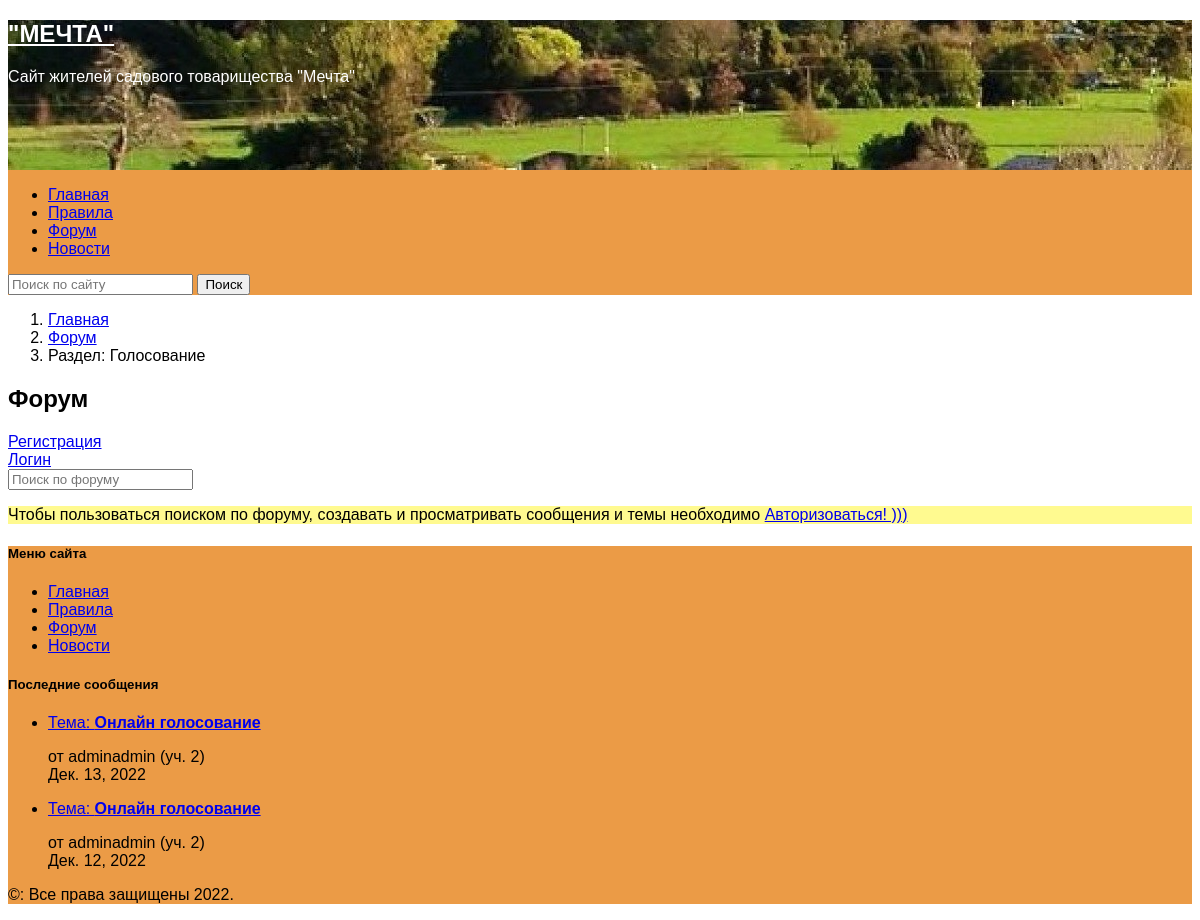
Page /forum/6/ on the committed database.
### mechta/apps/website/models.py (models this page shows, shortened)
class SitePage(models.Model):
    slug = models.SlugField('url', max_length=255, db_index=True, unique=True, default='', blank=True)
    alias = models.CharField('ссылка', max_length=20, default='', null=True, blank=True)
    title = models.CharField('название', max_length=200, null=True, blank=True)
    intro_text = models.TextField('краткое содержание страницы', null=True, blank=True, default='')
    content = models.TextField('содержание страницы', null=True, blank=True, default='')
    pub_date = models.DateField('дата создания')
    template = models.CharField('файл шаблона', max_length=100, null=False, blank=True, default='.html')
    context_model = models.CharField('контекст модели', max_length=50, default='', null=True, blank=True)
    use_in_menu = models.BooleanField()
    is_category = models.BooleanField()
    def get_absolute_url(self):
        host = 'http://127.0.0.1:8000/'
        return host + self.slug + '/' if self.slug else host

### mechta/apps/forum/models.py (models this page shows, shortened)
class Section(models.Model):
    title = models.TextField('название раздела')
    description = models.TextField('описание раздела')
    icon = models.CharField('иконка', max_length=50, default="", blank=True)
    pub_date = models.DateField('дата создания', default=timezone.now)

### mechta/apps/forum/views.py (the view)
# urls.py: path('<int:section_id>/', views.ViewSection.as_view(), name='section'),
class ViewSection(DataMixin, ListView):
    model = Topic
    context_object_name = 'page'
    template_name = 'forum/content/section_content.html'
    pk_url_kwarg = 'section_id'
    def get_queryset(self):
        qw = self.model.objects.\
            filter(section_id=self.kwargs[self.pk_url_kwarg]).\
            select_related('section_id').\
            annotate(num_messages=Count('message')). \
            order_by('pub_date'). \
            values('id', 'title', 'description', 'pub_date',
                   'section_id',
                   'section_id__title', 'section_id__description',
                   'num_messages')
        return qw
    def get_context_data(self, **kwargs):
        setup_session(self.request)
        context = super().get_context_data(**kwargs)
        context = self.add_user_context(context=context,
                                        context_model='section',
                                        is_forum_page=True,
                                        request_path=self.request.path,
                                        id=self.kwargs[self.pk_url_kwarg],
                                        values=['title', 'description', 'icon'])
        return context

### mechta/apps/utils.py (called while the page is built, shortened)
def setup_session(request):
    if request.path.count('forum/'):
        page_url = request.path
        try:
            forum_pages_counter = ForumPagesCounter.objects.get(page_url=page_url)
            forum_pages_counter.visited = (F('visited') + 1)
            forum_pages_counter.save()
        except ForumPagesCounter.DoesNotExist:
            ForumPagesCounter.objects.create(page_url=page_url, visited=1)
            forum_pages_counter = ForumPagesCounter.objects.get(page_url=page_url)
            forum_pages_counter.save()

    @staticmethod
    def get_list_apps():
        return [apps.get_app_config(app.split('.')[0]) for app in settings.INSTALLED_APPS
                if not app.startswith("django.")]

    def get_menu_items(self):
        host = 'http://127.0.0.1:8000/'
        apps_items = []
        for app in self.get_list_apps():
            if hasattr(app, 'menu_name'):
                apps_items.append((app.menu_name, host + app.label + '/'))
        pages = SitePage.objects.filter(use_in_menu=True)
        return [(page.title, page.get_absolute_url()) for page in pages] + apps_items

    def get_context_model_content(self, context_model, **kwargs):
        params = kwargs
        list_apps = self.get_list_apps()
        for app in list_apps:
            try:
                model = apps.get_model(app.label, model_name=context_model)
            except LookupError:
                continue
        else:
            if params:
                qw = model.objects.filter(id=params['id']).values(*params['values'])
                if params.get('order_by') is not None:
                    qw = qw.order_by(*params['order_by'])
                return qw
            else:
                return model.objects.all()

    @staticmethod
    def get_last_messages():
        return Message.objects.\
            values('user_id__username',
                   'user_id__profile__land_plot',
                   'topic_id__title',
                   'topic_id__id',
                   'topic_id__section_id__id',
                   'pub_date').\
            order_by('-pub_date')

    @staticmethod
    def get_count_topics():
        return Topic.objects.count()

    @staticmethod
    def get_count_messages():
        return Message.objects.count()

    @staticmethod
    def get_count_users():
        time_delta = datetime.timedelta(minutes=5)
        now = timezone.now()
        return ForumSession.objects.filter(last_visit__gt=(now - time_delta)).count()

### mechta/templates/forum/content/section_content.html (shortened to what this page needs)
{% extends "main.html" %}
{% block second_page_link %}
    <li class="breadcrumb-item">
        <a href="{% url 'forum:page' %}">Форум</a>
    </li>
    {% for item in section %}
    <li class="breadcrumb-item active" aria-current="page">
        Раздел: {{ item.title }}
    </li>
    {% endfor %}
{% endblock %}
{% block content_title %}
    <h2 class="pb-2 border-bottom">
        Форум
    </h2>
{% endblock %}
{% block content %}
<div class="row row-cols-1  align-items-md-center g-8 py-8">
    {% include "forum/register_panel.html" %}
    <div class=" my-3 p-3 bg-body rounded shadow-sm">
    {% if request.user.is_authenticated %}
        <div class="d-flex flex-md-row flex-nowrap border-bottom">
            {% for item in section %}
            <div class="w-10 align-self-center">
                <span class="px-3">
                    <i class="fa-solid {{ item.icon }} fa-xl" style="color:#f1c232"></i>
                </span>
            </div>
            <div class="flex-fill w-60 text-muted my-1">
                <h6 class="mb-1">Название раздела:  <strong>{{ item.title }}.</strong></h6>
                <p class="text-gray-dark mb-0"> Описание раздела: {{ item.description }}</p>
            </div>
            {% endfor %}
            <div class="flex w-30 text-muted align-self-center">
                <div class="px-5">
                    <a class="btn btn-primary rounded-3" href="{% url 'forum:create_topic' view.kwargs.section_id %}"
                       role="button">Создать новую тему</a>
                </div>
            </div>
        </div>
        <div class="row border-bottom">
            <div class="d-flex col-8 text-muted pt-3">
                <h6 class=" pb-2 mb-0">Название темы</h6>
            </div>
            <div class="d-flex col-4 text-muted  pt-3">
                <h6 class="pb-2 mb-0">Кол-во сообщений</h6>
            </div>
        </div>
        {% if page %}
            {% for item in page %}
            <div class="row border-bottom">
                <div class="d-flex col-8 text-muted pt-3">
                    <span class="px-3 mt-2">
                        <i class="fa-regular fa-pen-to-square fa-xl" style="color:#f1c232"></i>
                    </span>
                    <p class="pb-3 mb-0 small lh-sm">
                        <a class="nav-link" href="{% url 'forum:topic' item.section_id item.id %}">
                            <strong class="d-block text-gray-dark"> {{ item.title }} </strong>
                        </a>
                        {{ item.description }}<br>
                    </p>
                </div>
                <div class="d-flex col-4 text-muted  pt-3">
                    <p class="pb-3 mb-0 small lh-sm">
                        {{ item.num_messages }}
                    </p>
                </div>
            </div>
            {% endfor %}
        {% else %}
            <div class="row border-bottom">
                <div class="d-flex col-12 text-muted pt-3">
                    <span class="px-3 mt-2">
                        <i class="fa-regular fa-square fa-xl" style="color:#f1c232"></i>
                    </span>
                    <p class="mt-3 small lh-sm">
                        Пока нет тем. Будьте первым
                    </p>
                </div>
            </div>
        {% endif %}
        {% include "forum/statistic_panel.html" %}
    {% else %}
        {% include 'forum/suggestion_to_register.html' %}
    {% endif %}
    </div>
</div>
{% endblock %}

### mechta/templates/top_menu.html
 {% load static %}
    <div class="container-fluid p-0" style="background-color:#eb9b46">
        <div class="row align-items-center container-fluid m-0" style="height: 150px; background-image: url('{% static 'fon.jpg' %}')">
            <div class="col-lg-4 d-flex justify-content-center">
                <div class="site-branding navbar-brand">
                    <h2 class="site-title fs-4">
                        <a class="text-decoration-none" href="https://zolotoi-bor.ru/" rel="home" style="color:#FFFFFF">"МЕЧТА"</a>
                    </h2>
                    <p class="site-description fs-5" style="color:#FFFFFF">Сайт жителей садового товарищества "Мечта"</p>
                </div>
            </div>
        </div>
        <div class="row container-fluid justify-content-md-center">
            <nav class="navbar navbar-expand-lg  navbar-light bg-transparent" aria-label="Main navigation">
                <ul class="navbar-nav me-auto mb-2 mb-lg-0">
                {% for title, url in menu_items %}
                    <li class="nav-item">
                        <a class="nav-link fs-6 fw-semibold text-light" href="{{ url }}">{{ title }}</a>
                    </li>
                {% endfor %}
                </ul>
                <form class="d-flex" role="search" action="{% url 'website:search_results' %}" method="get">
                    <input name="w_q" class="form-control rounded-3 me-2" type="search" placeholder="Поиск по сайту" aria-label="Search">
                    <button class="btn btn-outline-light text-light menu-search-btn rounded-3" type="submit">Поиск</button>
                </form>
            </nav>
        </div>
    </div>

### mechta/templates/bottom_menu.html
<div class="col mb-3">
    <h5 class="text-muted fw-semibold">Меню сайта</h5>
    <ul class="nav flex-column">
    {% for title, url in menu_items %}
        <li class="nav-item mb-2 border-bottom">
            <a class="nav-link p-0 text-light fs-6" href="{{ url }}">{{ title }}</a>
        </li>
    {% endfor %}
    </ul>
</div>

### mechta/static/website/css/main.css (style rules this page uses)
html { font-size: 16px; }
body { font-family: "Public+Sans", sans-serif; font-size: 16px; font-weight: 300; color: #000000; background-color: #FFFFFF; min-width: 320px; }

### rows in the picture
SitePage: menu_items "Главная", menu_items "Главная"
SitePage: menu_items "Правила", menu_items "Правила"
Section: title "Голосование"

### other values in the picture
{{ title }} "Форум" "Новости"
{{ message.topic_id__title }} "Онлайн голосование" "Онлайн голосование"
{{ message.user_id__username }} "adminadmin" "adminadmin"
{{ message.user_id__profile__land_plot }} "2" "2"
{{ message.pub_date }} "Дек. 13, 2022" "Дек. 12, 2022"
